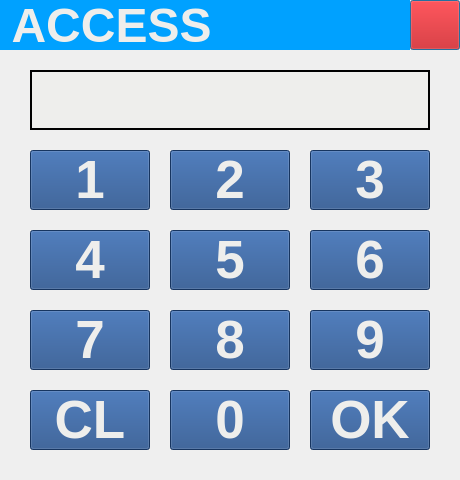
<?xml version="1.0" encoding="UTF-8"?>
<ui version="4.0">
 <class>LoginDialog</class>
 <widget class="QDialog" name="LoginDialog">
  <property name="geometry">
   <rect>
    <x>0</x>
    <y>0</y>
    <width>460</width>
    <height>480</height>
   </rect>
  </property>
  <property name="windowTitle">
   <string>Dialog</string>
  </property>
  <property name="styleSheet">
   <string notr="true"/>
  </property>
  <widget class="QLabel" name="label_access">
   <property name="geometry">
    <rect>
     <x>0</x>
     <y>0</y>
     <width>410</width>
     <height>50</height>
    </rect>
   </property>
   <property name="font">
    <font>
     <pointsize>36</pointsize>
     <weight>75</weight>
     <italic>false</italic>
     <bold>true</bold>
    </font>
   </property>
   <property name="whatsThis">
    <string/>
   </property>
   <property name="styleSheet">
    <string notr="true">background-color: rgb(0, 161, 255);
color: rgb(238, 238, 236);
</string>
   </property>
   <property name="text">
    <string> ACCESS</string>
   </property>
   <property name="alignment">
    <set>Qt::AlignLeading|Qt::AlignLeft|Qt::AlignVCenter</set>
   </property>
   <property name="indent">
    <number>0</number>
   </property>
  </widget>
  <widget class="QPushButton" name="pushButton_close">
   <property name="geometry">
    <rect>
     <x>410</x>
     <y>0</y>
     <width>50</width>
     <height>50</height>
    </rect>
   </property>
   <property name="styleSheet">
    <string notr="true">image: url(:/new/icons/close.png);
background-color: rgb(204, 0, 0);
</string>
   </property>
   <property name="text">
    <string/>
   </property>
  </widget>
  <widget class="QPushButton" name="pushButton_1">
   <property name="geometry">
    <rect>
     <x>30</x>
     <y>150</y>
     <width>120</width>
     <height>60</height>
    </rect>
   </property>
   <property name="font">
    <font>
     <pointsize>40</pointsize>
     <weight>75</weight>
     <bold>true</bold>
    </font>
   </property>
   <property name="styleSheet">
    <string notr="true">background-color: rgb(32, 74, 135);
color: rgb(238, 238, 236);</string>
   </property>
   <property name="text">
    <string>1</string>
   </property>
   <property name="flat">
    <bool>false</bool>
   </property>
  </widget>
  <widget class="QPushButton" name="pushButton_2">
   <property name="geometry">
    <rect>
     <x>170</x>
     <y>150</y>
     <width>120</width>
     <height>60</height>
    </rect>
   </property>
   <property name="font">
    <font>
     <pointsize>40</pointsize>
     <weight>75</weight>
     <bold>true</bold>
    </font>
   </property>
   <property name="styleSheet">
    <string notr="true">color: rgb(238, 238, 236);
background-color: rgb(32, 74, 135);</string>
   </property>
   <property name="text">
    <string>2</string>
   </property>
  </widget>
  <widget class="QPushButton" name="pushButton_3">
   <property name="geometry">
    <rect>
     <x>310</x>
     <y>150</y>
     <width>120</width>
     <height>60</height>
    </rect>
   </property>
   <property name="font">
    <font>
     <pointsize>40</pointsize>
     <weight>75</weight>
     <bold>true</bold>
    </font>
   </property>
   <property name="styleSheet">
    <string notr="true">background-color: rgb(32, 74, 135);
color: rgb(238, 238, 236);</string>
   </property>
   <property name="text">
    <string>3</string>
   </property>
  </widget>
  <widget class="QPushButton" name="pushButton_6">
   <property name="geometry">
    <rect>
     <x>310</x>
     <y>230</y>
     <width>120</width>
     <height>60</height>
    </rect>
   </property>
   <property name="font">
    <font>
     <pointsize>40</pointsize>
     <weight>75</weight>
     <bold>true</bold>
    </font>
   </property>
   <property name="styleSheet">
    <string notr="true">background-color: rgb(32, 74, 135);
color: rgb(238, 238, 236);</string>
   </property>
   <property name="text">
    <string>6</string>
   </property>
  </widget>
  <widget class="QPushButton" name="pushButton_4">
   <property name="geometry">
    <rect>
     <x>30</x>
     <y>230</y>
     <width>120</width>
     <height>60</height>
    </rect>
   </property>
   <property name="font">
    <font>
     <pointsize>40</pointsize>
     <weight>75</weight>
     <bold>true</bold>
    </font>
   </property>
   <property name="styleSheet">
    <string notr="true">background-color: rgb(32, 74, 135);
color: rgb(238, 238, 236);</string>
   </property>
   <property name="text">
    <string>4</string>
   </property>
  </widget>
  <widget class="QPushButton" name="pushButton_5">
   <property name="geometry">
    <rect>
     <x>170</x>
     <y>230</y>
     <width>120</width>
     <height>60</height>
    </rect>
   </property>
   <property name="font">
    <font>
     <pointsize>40</pointsize>
     <weight>75</weight>
     <bold>true</bold>
    </font>
   </property>
   <property name="styleSheet">
    <string notr="true">background-color: rgb(32, 74, 135);
color: rgb(238, 238, 236);</string>
   </property>
   <property name="text">
    <string>5</string>
   </property>
  </widget>
  <widget class="QPushButton" name="pushButton_9">
   <property name="geometry">
    <rect>
     <x>310</x>
     <y>310</y>
     <width>120</width>
     <height>60</height>
    </rect>
   </property>
   <property name="font">
    <font>
     <pointsize>40</pointsize>
     <weight>75</weight>
     <bold>true</bold>
    </font>
   </property>
   <property name="styleSheet">
    <string notr="true">background-color: rgb(32, 74, 135);
color: rgb(238, 238, 236);</string>
   </property>
   <property name="text">
    <string>9</string>
   </property>
  </widget>
  <widget class="QPushButton" name="pushButton_7">
   <property name="geometry">
    <rect>
     <x>30</x>
     <y>310</y>
     <width>120</width>
     <height>60</height>
    </rect>
   </property>
   <property name="font">
    <font>
     <pointsize>40</pointsize>
     <weight>75</weight>
     <bold>true</bold>
    </font>
   </property>
   <property name="styleSheet">
    <string notr="true">background-color: rgb(32, 74, 135);
color: rgb(238, 238, 236);</string>
   </property>
   <property name="text">
    <string>7</string>
   </property>
  </widget>
  <widget class="QPushButton" name="pushButton_8">
   <property name="geometry">
    <rect>
     <x>170</x>
     <y>310</y>
     <width>120</width>
     <height>60</height>
    </rect>
   </property>
   <property name="font">
    <font>
     <pointsize>40</pointsize>
     <weight>75</weight>
     <bold>true</bold>
    </font>
   </property>
   <property name="styleSheet">
    <string notr="true">background-color: rgb(32, 74, 135);
color: rgb(238, 238, 236);</string>
   </property>
   <property name="text">
    <string>8</string>
   </property>
  </widget>
  <widget class="QPushButton" name="pushButton_ok">
   <property name="geometry">
    <rect>
     <x>310</x>
     <y>390</y>
     <width>120</width>
     <height>60</height>
    </rect>
   </property>
   <property name="font">
    <font>
     <pointsize>40</pointsize>
     <weight>75</weight>
     <bold>true</bold>
    </font>
   </property>
   <property name="styleSheet">
    <string notr="true">background-color: rgb(32, 74, 135);
color: rgb(238, 238, 236);</string>
   </property>
   <property name="text">
    <string>OK</string>
   </property>
  </widget>
  <widget class="QPushButton" name="pushButton_clear">
   <property name="geometry">
    <rect>
     <x>30</x>
     <y>390</y>
     <width>120</width>
     <height>60</height>
    </rect>
   </property>
   <property name="font">
    <font>
     <pointsize>40</pointsize>
     <weight>75</weight>
     <bold>true</bold>
    </font>
   </property>
   <property name="styleSheet">
    <string notr="true">background-color: rgb(32, 74, 135);
color: rgb(238, 238, 236);</string>
   </property>
   <property name="text">
    <string>CL</string>
   </property>
  </widget>
  <widget class="QPushButton" name="pushButton_0">
   <property name="geometry">
    <rect>
     <x>170</x>
     <y>390</y>
     <width>120</width>
     <height>60</height>
    </rect>
   </property>
   <property name="font">
    <font>
     <pointsize>40</pointsize>
     <weight>75</weight>
     <bold>true</bold>
    </font>
   </property>
   <property name="styleSheet">
    <string notr="true">background-color: rgb(32, 74, 135);
color: rgb(238, 238, 236);</string>
   </property>
   <property name="text">
    <string>0</string>
   </property>
  </widget>
  <widget class="QLabel" name="label_password">
   <property name="geometry">
    <rect>
     <x>30</x>
     <y>70</y>
     <width>400</width>
     <height>60</height>
    </rect>
   </property>
   <property name="font">
    <font>
     <pointsize>40</pointsize>
    </font>
   </property>
   <property name="styleSheet">
    <string notr="true">background-color: rgb(238, 238, 236);
border-style: solid;
border-width:2px;
border-color: rgb(0, 0, 0);</string>
   </property>
   <property name="text">
    <string/>
   </property>
   <property name="alignment">
    <set>Qt::AlignCenter</set>
   </property>
  </widget>
 </widget>
 <resources/>
 <connections/>
</ui>
